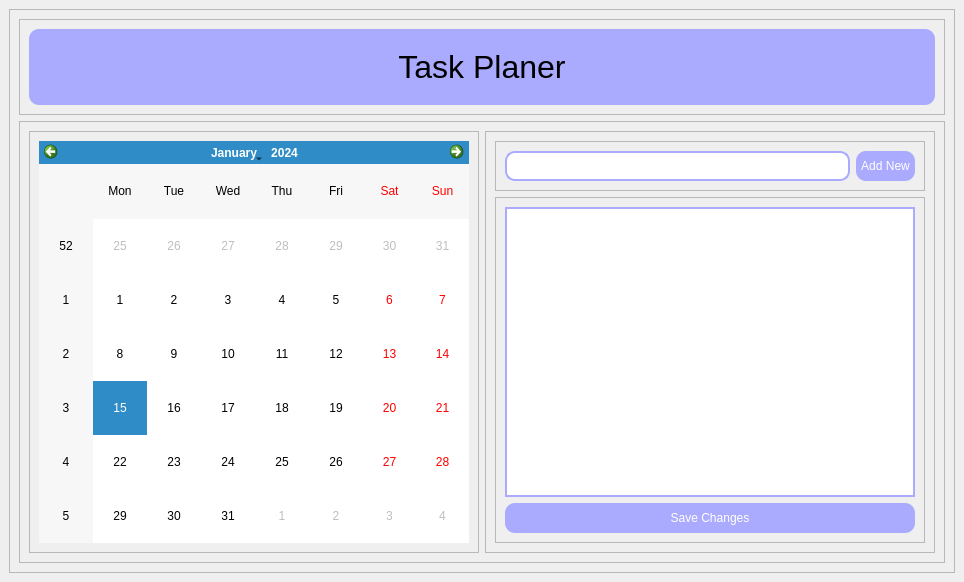
<?xml version="1.0" encoding="UTF-8"?>
<ui version="4.0">
 <class>MainWindow</class>
 <widget class="QMainWindow" name="MainWindow">
  <property name="geometry">
   <rect>
    <x>0</x>
    <y>0</y>
    <width>964</width>
    <height>582</height>
   </rect>
  </property>
  <property name="minimumSize">
   <size>
    <width>791</width>
    <height>455</height>
   </size>
  </property>
  <property name="windowTitle">
   <string>MainWindow</string>
  </property>
  <property name="styleSheet">
   <string notr="true"/>
  </property>
  <widget class="QWidget" name="centralwidget">
   <layout class="QHBoxLayout" name="horizontalLayout">
    <item>
     <widget class="QFrame" name="frame_2">
      <property name="frameShape">
       <enum>QFrame::StyledPanel</enum>
      </property>
      <property name="frameShadow">
       <enum>QFrame::Raised</enum>
      </property>
      <layout class="QVBoxLayout" name="verticalLayout">
       <item>
        <widget class="QFrame" name="frame">
         <property name="frameShape">
          <enum>QFrame::StyledPanel</enum>
         </property>
         <property name="frameShadow">
          <enum>QFrame::Raised</enum>
         </property>
         <layout class="QVBoxLayout" name="verticalLayout_2">
          <item>
           <widget class="QLabel" name="label">
            <property name="font">
             <font>
              <family>Arial</family>
              <pointsize>24</pointsize>
              <weight>50</weight>
              <italic>false</italic>
              <bold>false</bold>
             </font>
            </property>
            <property name="styleSheet">
             <string notr="true">background-color: rgb(170, 170, 255);
font: 24pt &quot;Arial&quot;;
border-radius:10px;
padding-top: 20px;
padding-bottom: 20px;
padding-right: 5px;
padding-left: 5px;</string>
            </property>
            <property name="text">
             <string>Task Planer</string>
            </property>
            <property name="alignment">
             <set>Qt::AlignCenter</set>
            </property>
           </widget>
          </item>
         </layout>
        </widget>
       </item>
       <item>
        <widget class="QFrame" name="frame_4">
         <property name="frameShape">
          <enum>QFrame::StyledPanel</enum>
         </property>
         <property name="frameShadow">
          <enum>QFrame::Raised</enum>
         </property>
         <layout class="QHBoxLayout" name="horizontalLayout_2">
          <item>
           <widget class="QFrame" name="frame_3">
            <property name="frameShape">
             <enum>QFrame::StyledPanel</enum>
            </property>
            <property name="frameShadow">
             <enum>QFrame::Raised</enum>
            </property>
            <layout class="QVBoxLayout" name="verticalLayout_5">
             <item>
              <widget class="QCalendarWidget" name="calendarWidget"/>
             </item>
            </layout>
           </widget>
          </item>
          <item>
           <widget class="QFrame" name="frame_5">
            <property name="frameShape">
             <enum>QFrame::StyledPanel</enum>
            </property>
            <property name="frameShadow">
             <enum>QFrame::Raised</enum>
            </property>
            <layout class="QVBoxLayout" name="verticalLayout_3">
             <item>
              <widget class="QFrame" name="frame_6">
               <property name="frameShape">
                <enum>QFrame::StyledPanel</enum>
               </property>
               <property name="frameShadow">
                <enum>QFrame::Raised</enum>
               </property>
               <layout class="QHBoxLayout" name="horizontalLayout_3">
                <item>
                 <widget class="QLineEdit" name="newTaskInput">
                  <property name="styleSheet">
                   <string notr="true">QLineEdit{
	border: 2px solid rgb(170, 170, 255);
	font: 14pt &quot;Arial&quot;;
	border-radius:10px;
	padding-top: 5px;
	padding-bottom: 5px;
	padding-right: 5px;
	padding-left: 5px;
}
QLineEdit:focus{
	border: 2px solid rgb(0, 170, 255);
	font: 14pt &quot;Arial&quot;;
	border-radius:10px;
	padding-top: 5px;
	padding-bottom: 5px;
	padding-right: 5px;
	padding-left: 5px;
}</string>
                  </property>
                 </widget>
                </item>
                <item>
                 <widget class="QPushButton" name="addNewBtn">
                  <property name="cursor">
                   <cursorShape>PointingHandCursor</cursorShape>
                  </property>
                  <property name="styleSheet">
                   <string notr="true">QPushButton{
background-color: rgb(170, 170, 255);
font: 14pt &quot;MS Shell Dlg 2&quot;;
color: white;
border-radius:10px;
padding-top: 8px;
padding-bottom: 8px;
padding-right: 5px;
padding-left: 5px;
}
QPushButton:hover{
	background-color: rgb(0, 170, 255);
	font: 14pt &quot;MS Shell Dlg 2&quot;;
	border-radius:10px;
	padding-top: 8px;
	padding-bottom: 8px;
	padding-right: 5px;
	padding-left: 5px;
}</string>
                  </property>
                  <property name="text">
                   <string>Add New</string>
                  </property>
                 </widget>
                </item>
               </layout>
              </widget>
             </item>
             <item>
              <widget class="QFrame" name="frame_7">
               <property name="frameShape">
                <enum>QFrame::StyledPanel</enum>
               </property>
               <property name="frameShadow">
                <enum>QFrame::Raised</enum>
               </property>
               <layout class="QVBoxLayout" name="verticalLayout_4">
                <item>
                 <widget class="QListWidget" name="taskList">
                  <property name="styleSheet">
                   <string notr="true">QListWidget{
	border: 2px solid rgb(170, 170, 255);
	font: 10pt &quot;MS Shell Dlg 2&quot;;
}
QListWidget:focus{
	border: 2px solid rgb(0, 170, 255);
}</string>
                  </property>
                 </widget>
                </item>
                <item>
                 <widget class="QPushButton" name="saveBtn">
                  <property name="cursor">
                   <cursorShape>PointingHandCursor</cursorShape>
                  </property>
                  <property name="styleSheet">
                   <string notr="true">QPushButton{
background-color: rgb(170, 170, 255);
font: 14pt &quot;MS Shell Dlg 2&quot;;
color: white;
border-radius:10px;
padding-top: 8px;
padding-bottom: 8px;
padding-right: 5px;
padding-left: 5px;
}
QPushButton:hover{
	background-color: rgb(0, 170, 255);
	font: 14pt &quot;MS Shell Dlg 2&quot;;
	border-radius:10px;
	padding-top: 8px;
	padding-bottom: 8px;
	padding-right: 5px;
	padding-left: 5px;
}</string>
                  </property>
                  <property name="text">
                   <string>Save Changes</string>
                  </property>
                 </widget>
                </item>
               </layout>
              </widget>
             </item>
            </layout>
           </widget>
          </item>
         </layout>
        </widget>
       </item>
      </layout>
     </widget>
    </item>
   </layout>
  </widget>
 </widget>
 <resources/>
 <connections/>
</ui>
